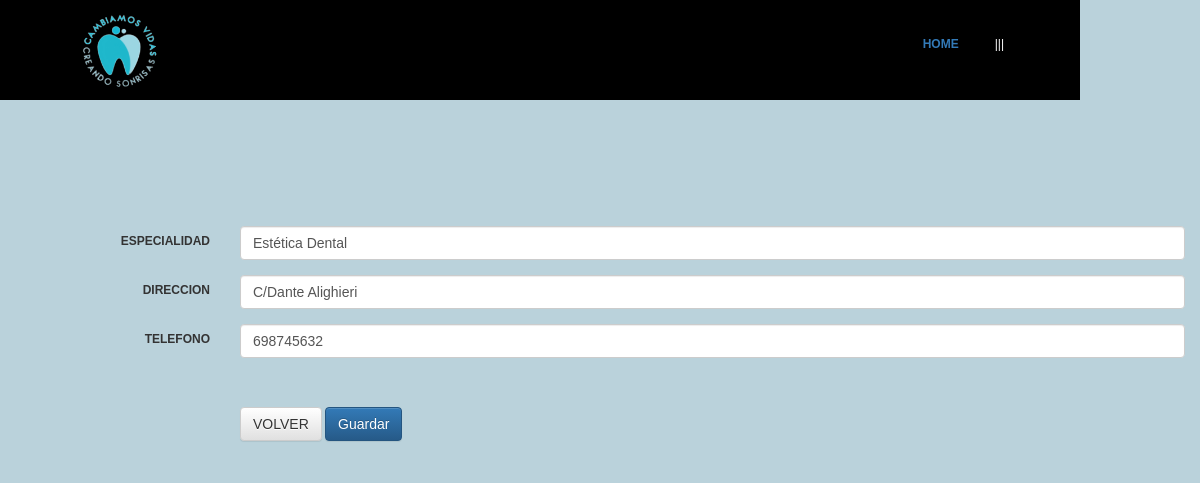
/codigoFuente/modificar/modificar_medicos.php?NOMBRE_APELLIDO=Joanna Davila (signed in), run on the app's committed database.
### tables this page shows
CREATE TABLE MEDICOS (
  NOMBRE_APELLIDO varchar(30),
  ESPECIALIDAD varchar(30),
  DIRECCION varchar(30),
  TELEFONO varchar(9),
  PRIMARY KEY (NOMBRE_APELLIDO)
);

### codigoFuente/modificar/modificar_medicos.php (the view, shortened to what this page needs)
<html>
<head>
	<link rel="stylesheet" type="text/css" href="css/style.css">
	<link href="css/bootstrap.min.css" rel="stylesheet">
	<link href="css/bootstrap-theme.css" rel="stylesheet">
</head>
<body style="background-color:#BAD2DB">
<div id= "formulario">
<header id="Header">
	<img src="css/imagen2.png" alt="" class="logo">
	<ul class="main-menu">
		<li class="cta"><a href="../home.php">HOME</a></li>
		<ul class="nav">
			<li><a href="">|||</a></img>
			</li>
		</ul>
	</ul>
</header>
<br><br><br><br><br><br><br><br><br><br><br><br>
<?php
	require 'conexion.php';
	$NOMBRE_APELLIDO = $_GET['NOMBRE_APELLIDO'];
	$sql = "SELECT * FROM medicos WHERE NOMBRE_APELLIDO = '$NOMBRE_APELLIDO'";
	$resultado = $mysqli->query($sql);
	$row = $resultado->fetch_array(MYSQLI_ASSOC);
?>
		<div class="container">
			<form class="form-horizontal" method="POST" action="update_medicos.php" autocomplete="off">
				<div class="form-group">
					<label for="ESPECIALIDAD" class="col-sm-2 control-label">ESPECIALIDAD</label>
					<div class="col-sm-10">
						<input type="text" class="form-control" id="ESPECIALIDAD" name="ESPECIALIDAD" placeholder="ESPECIALIDAD" value="<?php echo $row['ESPECIALIDAD']; ?>" required>
					</div>
				</div>
				<div class="form-group">
					<label for="DIRECCION" class="col-sm-2 control-label">DIRECCION</label>
					<div class="col-sm-10">
						<input type="DIRECCION" class="form-control" id="DIRECCION" name="DIRECCION" placeholder="DIRECCION" value="<?php echo $row['DIRECCION']; ?>"  required>
					</div>
				</div>
				<div class="form-group">
					<label for="TELEFONO" class="col-sm-2 control-label">TELEFONO</label>
					<div class="col-sm-10">
						<input type="TELEFONO" class="form-control" id="TELEFONO" name="TELEFONO" placeholder="TELEFONO" value="<?php echo $row['TELEFONO']; ?>"  required>
					</div>
				</div>
				<br><br>
				<div class="form-group">
					<div class="col-sm-offset-2 col-sm-10">
						<a href="medicos2.php" class="btn btn-default">VOLVER</a>
						<button type="submit" class="btn btn-primary">Guardar</button>
					</div>
				</div>
			</form>
		</div>
	</body>
</html>

### codigoFuente/modificar/css/style.css (style rules this page uses)
#formulario { padding: 20px 0px 0px 30px; font-family:verdana,arial; font-size:9pt; display: flex; flex-direction: column; justify-content: center; align-items: center; }
#header { height: auto; width: 90%; position: fixed; top: 0; left: 0; display:flex; justify-content: space-between; align-items: center; padding: 0 5%; box-sixing: border-box; height: 100px; transition: 0.5s; background-color: black; border: 4px solid black; }
.logo { height: 100%; }
.main-menu { display: flex; justify-content: center; align-items: center; list-style: none; }
.cta { padding: 10px 24px; border-radius: 30px; background-color: var(--main-color); color: #f2f2f2; font-weight: 600; cursor: pointer; transition: 0.5s; }
* { margin:0px; padding:0px; }
ul, ol { list-style:none; }
.nav > li { float:left; }
.nav li a { background-color:#000; color:#fff; text-decoration:none; padding:10px 12px; display:block; }

### codigoFuente/modificar/modificar_medicos.php (style rules this page uses)
* { margin:0px; padding:0px; }
ul, ol { list-style:none; }
.nav > li { float:left; }
.nav li a { background-color:#000; color:#fff; text-decoration:none; padding:10px 12px; display:block; }

### data on the page
medicos: ESPECIALIDAD "Estética Dental", DIRECCION "C/Dante Alighieri", TELEFONO "698745632"
